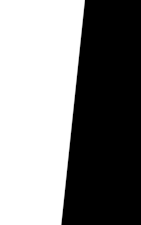
#> input picture slant.png, 141 x 225 px
$ python example.py   (older library calls are emulated)
#> lines starting #> are read from the running program, lines starting #| are printed output that depends on the picture; after the words box and inside, x2 and y2 are one past the last pixel; in counts of white or black regions, pixels touching at a corner belong together
### mtf.py
"""Modulation Transfer Function Module for slanted edge figures

The optical transfer function (OTF) of an optical system specifies
how different spatial frequencies are handled by the system.
It is used by optical engineers to describe how the optics project
light from the object or scene onto detector or simply the next item
in the optical transmission chain.
A variant, the modulation transfer function (MTF), neglects phase effects,
but is equivalent to the OTF in many situations.

look also: https://en.wikipedia.org/wiki/Optical_transfer_function

In normal operation MTF is fourier transform of Point Spread Function.
But for slanted edge targeted MTF calculations we use LSF instead of PSF.
This is because we assume LSF as cross-section of PSF along slant.
LSF can be optained using detivative of Edge Spread Function (ESF).

For line scan operations it is better to calculate along track and
across track MTF's.

Also for non symetrical pixel pitch/sizes it will also be convinient
to calculate horizontal and vertical slants.

Note that, the prefered slant tilt is between 2 degree and 10 degree.

Dependencies
    Pillow numpy scipy matpilotlib opencv-python
"""
import matplotlib.pyplot as plt
import pylab as pylab
import numpy as np
import cv2 as cv2
import math as math

from PIL import Image, ImageOps
from scipy import interpolate
from scipy.fft import fft
from enum import Enum
from dataclasses import dataclass

@dataclass
class cSet:
    """
    Base class to store index value pairs
    ...
    Attributes
    x : np.ndarray
        numpy array to store indexes
    y : np.ndarray
        numpy array to store values
    """
    x: np.ndarray
    y: np.ndarray

@dataclass
class cESF:
    """
    Base class to store Edge Spread Function (ESF) analysis output
    ...
    Attributes
    rawESF : cSet
        ESF optained from image
    interpESF : cSet
        Interpolated ESF of rawESF
    threshold :float
        threshold used to get ESF
    width : float
        pixel transition width
    angle : float
        slant angle in degrees
    edgePoly : np.ndarray
        polynomial of edge slant
    """
    rawESF: cSet
    interpESF: cSet
    threshold:float
    width: float
    angle: float
    edgePoly: np.ndarray

@dataclass
class cMTF:
    """
    Base class to Modulation Transfer Function (MTF) values
    ...
    Attributes
    x : np.ndarray
        numpy array to store indexes
    y : np.ndarray
        numpy array to store values
    mtfAtNyquist : float
        MTF value at Nyquist Frequency
    width : float
        Pixel transition
    """
    x: np.ndarray
    y: np.ndarray
    mtfAtNyquist: float
    width: float

class Verbosity(Enum):
    """
    Output types of module methods
    ...
    Enumerations
    NONE : no output
    BRIEF : brif text output
    DETAIL : graphical output
    """
    NONE = 0
    BRIEF = 1
    DETAIL = 2

class Helper:
    @staticmethod
    def LoadImage(filename):
        """
        Load image from given path
        ...
        Parameters
        filename : str
            a fully quialified file name of the image
        ...
        Returns
        PIL.Image
            Grayscale image data
        """
#> called with filename = 'slant.png'
        img = Image.open(filename)
#> img is the input picture: PIL image 141x225 RGBA; mean R, G, B, A 132.3, 132.3, 132.3, 255
        if img.mode in {'I;16','I;16L','I;16B','I;16N'}:
            gsimg = img
        else:
            gsimg = img.convert('L')
        return gsimg

    @staticmethod
    def LoadImageAsArray(filename):
        """
        Load and convert image from given path to numpy array
        ...
        Parameters
        filename : str
            a fully quialified file name of the image
        ...
        Returns
        np.darray
            Grayscale image data as numpy array with values between 0.0 and 1.0
        """
        img = Helper.LoadImage(filename)
        if img.mode in {'I;16','I;16L','I;16B','I;16N'}:
            arr = np.asarray(img, dtype=np.double)/65535
        else:
            arr = np.asarray(img, dtype=np.double)/255
        return arr

    # [34 lines left out: functions ImageToArray, ArrayToImage, not called in this run]

    @staticmethod
    def CorrectImageOrientation(imgArr):
        """
        Rotate, transpose, flip image to get correct orientation for analysis
        Module assumes a "dark side up" horizontal slanted image
        ...
        Parameters
        imgArr : np.darray
            Image data as numpy array having values between 0.0 and 1.0
        ...
        Returns
        np.darray
            Orientation corrected image array
        """
        tl = np.average(imgArr[0:2,0:2])
#> tl = 1
        tr = np.average(imgArr[0:2,-3:-1])
#> tr = 0
        bl = np.average(imgArr[-3:-1,0:2])
#> bl = 1
        br = np.average(imgArr[-3:-1,-3:-1])
#> br = 0
        edges = [tl, tr, bl, br]
#> edges = [1, 0, 1, 0]
        edgeIndexes = np.argsort(edges)
#> edgeIndexes = [1, 3, 0, 2]
        if (edgeIndexes[0] + edgeIndexes[1]) == 1:
            pass
        elif (edgeIndexes[0] + edgeIndexes[1]) == 5:
            imgArr = np.flip(imgArr, axis=0)
        elif (edgeIndexes[0] + edgeIndexes[1]) == 2:
            imgArr = np.transpose(imgArr)
        elif (edgeIndexes[0] + edgeIndexes[1]) == 4:
            imgArr = np.flip(np.transpose(imgArr), axis=0)
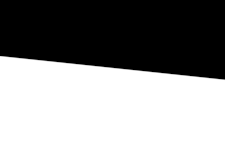
#> imgArr: shape (141, 225) float64; min 0, max 1, mean 0.519

        return imgArr

class MTF:
    @staticmethod
    def SafeCrop(values, distances, head, tail):
        """
        Safely crop a index-value array from head to tail
        Note that, method does not crop operation uses values of distance
          not index itself
        ...
        Parameters
        value : np.darray
            Value array
        distances : np.darray
            Index array
        head : float
            Desired crop start index value
        tail : float
            Desired crop end index value
        ...
        Returns
        cSet
            crop result as cSet
        """
        isIncrementing = True
        if distances[0] > distances[-1]:
            isIncrementing = False
            distances = -distances
            dummy = -tail
            tail = -head
            head = dummy


        hindex = (np.where(distances < head)[0])
        tindex = (np.where(distances > tail)[0])

        if hindex.size < 2:
            h = 0
        else:
            h = np.amax(hindex)

        if tindex.size == 0:
            t = distances.size
        else:
            t = np.amin(tindex)

        if isIncrementing == False:
            distances = -distances

        return cSet(distances[h:t], values[h:t])

    @staticmethod
    def GetEdgeSpreadFunction(imgArr, edgePoly, verbose=Verbosity.NONE):
        """
        Calculate Edge Spred Function (ESF)

        ESF is simply distance map of every pixel to the given edge polynomial
        https://en.wikipedia.org/wiki/Distance_from_a_point_to_a_line
        ...
        Parameters
        imgArr : np.darray
            Image data as numpy array having values between 0.0 and 1.0
        edgePoly : np.darray
            Edge polynomial parameters
        verbose : Verbosity
            Output verbosity level
        ...
        Returns
        cSet
            ESF as value index set
        """
        Y = imgArr.shape[0]
        X = imgArr.shape[1]

        values = np.reshape(imgArr, X*Y)

        distance = np.zeros((Y,X))
        column = np.arange(0,X)+0.5
        for y in range(Y):
            distance[y,:] = (edgePoly[0]*column - (y+0.5) + edgePoly[1]) / np.sqrt(edgePoly[0]*edgePoly[0] + 1)

        distances = np.reshape(distance, X*Y)
        indexes = np.argsort(distances)

        sign = 1
        if np.average(values[indexes[:10]]) > np.average(values[indexes[-10:]]):
            sign = -1

        values = values[indexes]
        distances = sign*distances[indexes]

        if (distances[0] > distances[-1]):
            distances = np.flip(distances)
            values = np.flip(values)

        if (verbose == Verbosity.BRIEF):
            print("Raw ESF [done] (Distance from {0:2.2f} to {1:2.2f})".format(sign*distances[0], sign*distances[-1]))

        elif (verbose == Verbosity.DETAIL):
            x = [0, np.size(imgArr,1)-1]
            y = np.polyval(edgePoly, x)

            fig = pylab.gcf()
            fig.canvas.manager.set_window_title('Raw ESF')
            (ax1, ax2) = plt.subplots(2)
            ax1.imshow(imgArr, cmap='gray', vmin=0.0, vmax=1.0)
            ax1.plot(x, y, color='red')
            ax2.plot(distances, values)
            plt.show()
            plt.show(block=False)

        return cSet(distances, values)

    @staticmethod
    def GetEdgeSpreadFunctionCrop(imgArr, verbose=Verbosity.NONE):
        """
        Calculate and crop Edge Spread Function (ESF).
        Crop occures around center of transition
        ...
        Parameters
        imgArr : np.darray
            Image data as numpy array having values between 0.0 and 1.0
        verbose : Verbosity
            Output verbosity level
        ...
        Returns
        cESF
            Extended ESF information
        """
        imgArr = Helper.CorrectImageOrientation(imgArr)
        edgeImg = cv2.Canny(np.uint8(imgArr*255), 40, 90, L2gradient=True)
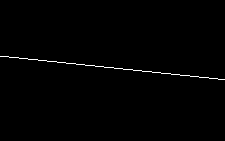
#> edgeImg: shape (141, 225); 0.71% white in thin lines or dots, all inside (x1, y1, x2, y2) = (0, 56, 225, 80)

        line = np.argwhere(edgeImg == 255)
#> line = 225 pairs, first value 56 to 79, second value 0 to 224
        edgePoly = np.polyfit(line[:,1],line[:,0],1)
#> edgePoly = [0.105, 55.59]
        angle = math.degrees(math.atan(-edgePoly[0]))
#> angle = -6.01

        finalEdgePoly = edgePoly.copy()
#> finalEdgePoly = [0.105, 55.59]
        if angle > 0:
            imgArr = np.flip(imgArr, axis=1)
            finalEdgePoly[1] = np.polyval(edgePoly,np.size(imgArr,1)-1)
            finalEdgePoly[0] = -edgePoly[0]

        esf = MTF.GetEdgeSpreadFunction(imgArr, finalEdgePoly, Verbosity.NONE)
#> after the loop in GetEdgeSpreadFunction, `for y in range(Y):`:
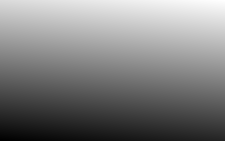
#> distance: shape (141, 225) float64; min -84.39, max 78.28, mean -3.1; drawn with min black and max white

        esfValues = esf.y
        esfDistances = esf.x

        maximum = np.amax(esfValues)
#> maximum = 1
        minimum = np.amin(esfValues)
#> minimum = 0

        threshold = (maximum - minimum) * 0.1
#> threshold = 0.1

        head = np.amax(esfDistances[(np.where(esfValues < minimum + threshold))[0]])
#> head = -0.0774
        tail = np.amin(esfDistances[(np.where(esfValues > maximum - threshold))[0]])
#> tail = 0.958

        width = abs(head-tail)
#> width = 1.04

        esfRaw = MTF.SafeCrop(esfValues, esfDistances, head - 1.2*width, tail + 1.2*width)
#> in SafeCrop, `hindex = (np.where(distances < head)[0])`: hindex = 14874 values from 0 to 14873
#> in SafeCrop, `tindex = (np.where(distances > tail)[0])`: tindex = 16059 values from 15666 to 31724
#> in SafeCrop, `h = np.amax(hindex)`: h = 14873
#> in SafeCrop, `t = np.amin(tindex)`: t = 15666

        qs = np.linspace(0,1,20)[1:-1]
        knots = np.quantile(esfRaw.x, qs)
#> knots = 18 values from -1.13 to 2.01
        tck = interpolate.splrep(esfRaw.x, esfRaw.y, t=knots, k=3)
        ysmooth = interpolate.splev(esfRaw.x, tck)
#> ysmooth = 793 values, max 1 at index 639, min -0.016 at index 238, mean 0.513

        InterpDistances = np.linspace(esfRaw.x[0], esfRaw.x[-1], 500)
#> InterpDistances = 500 values from -1.33 to 2.17
        InterpValues = np.interp(InterpDistances, esfRaw.x, ysmooth)
#> InterpValues = 500 values, max 1 at index 402, min -0.0159 at index 155, mean 0.508

        esfInterp = cSet(InterpDistances, InterpValues)

        if (verbose == Verbosity.BRIEF):
            print("ESF Crop [done] (Distance from {0:2.2f} to {1:2.2f})".format(esfRaw.x[0], esfRaw.x[-1]))

        elif (verbose == Verbosity.DETAIL):
            x = [0, np.size(imgArr,1)-1]
            y = np.polyval(finalEdgePoly, x)

            fig = pylab.gcf()
            fig.canvas.manager.set_window_title('ESF Crop')
            (ax1, ax2) = plt.subplots(2)
            ax1.imshow(imgArr, cmap='gray', vmin=0.0, vmax=1.0)
            ax1.plot(x, y, color='red')
            ax2.plot(esfRaw.x, esfRaw.y,InterpDistances,InterpValues)
            plt.show(block=False)
            plt.show()

        return cESF(esfRaw, esfInterp, threshold, width, angle, edgePoly)

    # [40 lines left out: function SimplifyEdgeSpreadFunction, not called in this run]

    @staticmethod
    def GetLineSpreadFunction(esf, normalize=True, verbose=Verbosity.NONE):
        """
        Calculate Line Spread Function (LSF) from ESF

        LSF is simply the derivative of ESF.
        For a better result, an interpolated ESF can be used instead of raw ESF
        ...
        Parameters
        esf : cSet
            ESF index-value set
        normalize : bool
            Calculated normalized LSF
        verbose : Verbosity
            Output verbosity level
        ...
        Returns
        cSet
            LSF index-value set
        """
        lsfDividend = np.diff(esf.y)
        lsfDivisor  = np.diff(esf.x)

        lsfValues = np.divide(lsfDividend, lsfDivisor)
        lsfDistances = esf.x[0:-1]

        if normalize:
            lsfValues = lsfValues / (max(lsfValues))

        if (verbose == Verbosity.BRIEF):
            print("MTF [done]")

        elif (verbose == Verbosity.DETAIL):
            fig = pylab.gcf()
            fig.canvas.manager.set_window_title("LSF")
            (ax1) = plt.subplots(1)
            ax1.plot(lsfDistances, lsfValues)
            plt.show(block=False)
            plt.show()

        return cSet(lsfDistances, lsfValues)

    @staticmethod
    def GetMTF(lsf, verbose=Verbosity.NONE):
        """
        Calculate Modulation Transform Function (MTF) from LSF
        ...
        Parameters
        lsf : cSet
            LSF index-value set
        verbose : Verbosity
            Output verbosity level
        ...
        Returns
        cMTF
            MTF value set except pixel transition width
        """
        N = np.size(lsf.x)
        px = N/(lsf.x[-1]-lsf.x[0])
        values = 1/np.sum(lsf.y)*abs(fft(lsf.y))
        distances = np.arange(0,N)/N*px

        interpDistances = np.linspace(0,1,50)
        interp = interpolate.interp1d(distances, values, kind='cubic')
        interpValues = interp(interpDistances)
        valueAtNyquist = interpValues[25]*100

        if (verbose == Verbosity.BRIEF):
            print("MTF [done]")

        elif (verbose == Verbosity.DETAIL):
            fig = pylab.gcf()
            fig.canvas.manager.set_window_title("MTF ({0:2.2f}% at Nyquist)".format(valueAtNyquist))
            (ax1) = plt.subplots(1)
            ax1.plot(interpDistances, interpValues)
            #ax1.plot( values)
            plt.show(block=False)
            plt.show()

        return cMTF(interpDistances, interpValues, valueAtNyquist, -1.0)

    @staticmethod
    def CalculateMtf(imgArr, verbose=Verbosity.NONE):
        """
        Calculate Modulation Transform Function (MTF) of an image array
        ...
        Parameters
        imgArr : np.darray
            Image data as numpy array having values between 0.0 and 1.0
        verbose : Verbosity
            Output verbosity level
        ...
        Returns
        cMTF
            MTF value set
        """
        imgArr = Helper.CorrectImageOrientation(imgArr)
        esf = MTF.GetEdgeSpreadFunctionCrop(imgArr, Verbosity.NONE)
        lsf = MTF.GetLineSpreadFunction(esf.interpESF, True, Verbosity.NONE)
        mtf = MTF.GetMTF(lsf, Verbosity.NONE)

        if (verbose == Verbosity.BRIEF):
            print("MTF at Nyquist:{0:0.2f}%, Transition Width:{1:0.2f}".format(mtf.mtfAtNyquist, esf.width))

        elif (verbose == Verbosity.DETAIL):
            x = [0, np.size(imgArr,1)-1]
#> x = [0, 224]
            y = np.polyval(esf.edgePoly, x)
#> y = [55.59, 79.16]

            fig = pylab.gcf()
            fig.canvas.manager.set_window_title('MTF Analysis')
            gs = fig.add_gridspec(3,2)
            ax1 = fig.add_subplot(gs[0, 0])
            ax2 = fig.add_subplot(gs[1, 0])
            ax3 = fig.add_subplot(gs[2, 0])
            ax4 = fig.add_subplot(gs[:, 1])

            ax1.imshow(imgArr, cmap='gray', vmin=0.0, vmax=1.0)
            ax1.plot(x, y, color='red')
            ax1.axis('off')
            ax2.plot(esf.rawESF.x, esf.rawESF.y,
                     esf.interpESF.x, esf.interpESF.y)
            top = np.max(esf.rawESF.y)-esf.threshold
#> top = 0.9
            bot = np.min(esf.rawESF.y)+esf.threshold
#> bot = 0.1
            ax2.plot([esf.rawESF.x[0], esf.rawESF.x[-1]], [top, top], color='red')
            ax2.plot([esf.rawESF.x[0], esf.rawESF.x[-1]], [bot, bot], color='red')
            ax2.xaxis.set_visible(False)
            ax2.yaxis.set_visible(False)
            ax3.plot(lsf.x, lsf.y)
            ax3.xaxis.set_visible(False)
            ax3.yaxis.set_visible(False)
            ax4.plot(mtf.x, mtf.y)
            ax4.set_title("MTF at Nyquist:{0:0.2f}%\nTransition Width:{1:0.2f}".format(mtf.mtfAtNyquist, esf.width))
            ax4.grid(True)

            plt.show(block=False)
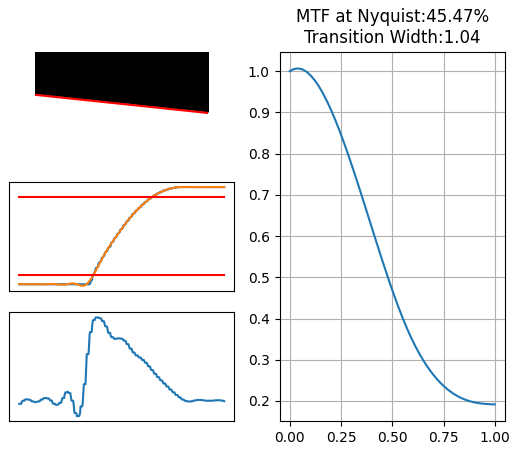
#> figure drawn by matplotlib, 4 panels; panel 2: curve peaks at x = 1.38, y = 1; panel 2: curve peaks at x = 1.49, y = 1; panel 3: curve peaks at x = -0.0199, y = 1; panel 4: curve peaks at x = 0.0408, y = 1.01
            plt.show()

        return cMTF(x, y, mtf.mtfAtNyquist, esf.width)

### example.py
import mtf as mtf

imgArr = mtf.Helper.LoadImageAsArray('slant.png')
res = mtf.MTF.CalculateMtf(imgArr, verbose=mtf.Verbosity.DETAIL)
